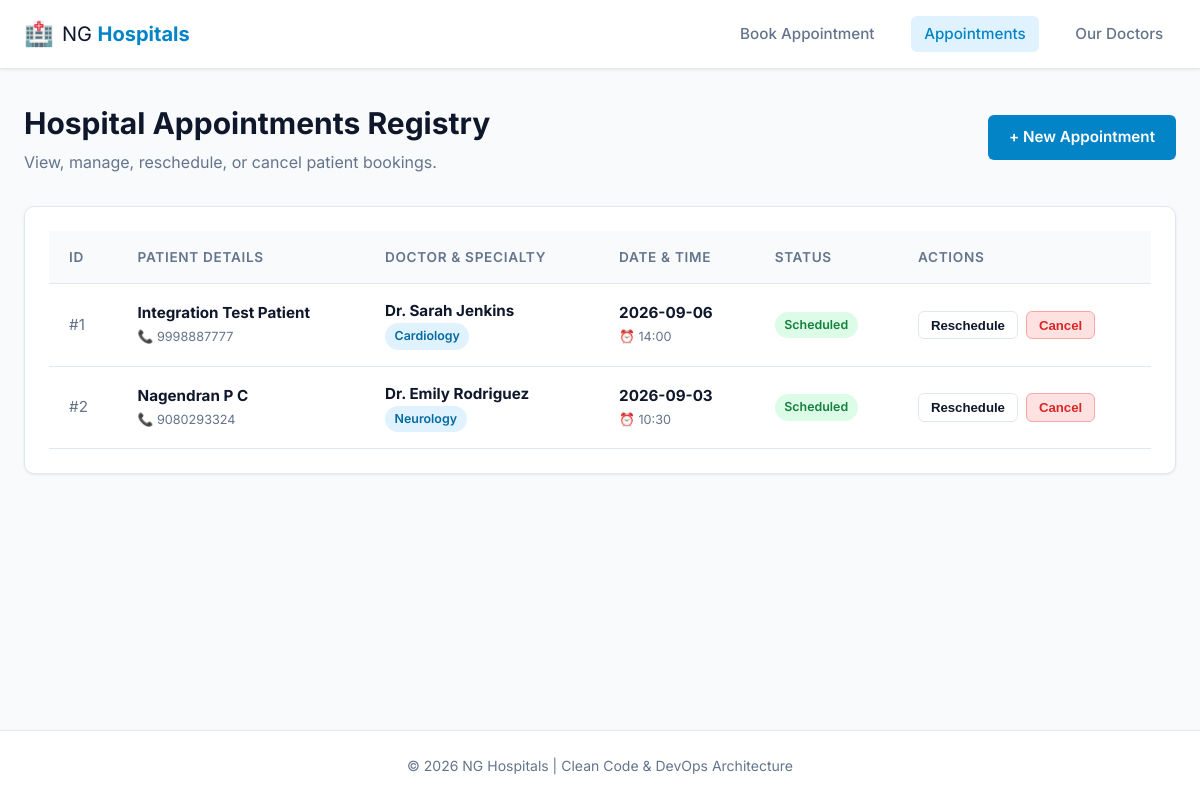
The app's page /appointments with its own data.
### tables this page shows
CREATE TABLE appointments (
                id INTEGER PRIMARY KEY AUTOINCREMENT,
                patient_name TEXT NOT NULL,
                patient_phone TEXT NOT NULL,
                doctor_id INTEGER NOT NULL,
                appointment_date TEXT NOT NULL,
                time_slot TEXT NOT NULL,
                status TEXT NOT NULL DEFAULT 'SCHEDULED',
                created_at TIMESTAMP DEFAULT CURRENT_TIMESTAMP,
                FOREIGN KEY (doctor_id) REFERENCES doctors(id)
            );

CREATE TABLE doctors (
                id INTEGER PRIMARY KEY AUTOINCREMENT,
                name TEXT NOT NULL,
                specialization TEXT NOT NULL,
                department TEXT NOT NULL,
                contact_email TEXT
            );

### app.py (the view)
@app.route("/appointments")
def view_appointments():
    appointments = service.get_all_appointments()
    doctors = service.get_all_doctors()
    return render_template("appointments.html", appointments=appointments, doctors=doctors)

### appointment_service.py (called while the page is built)
def get_all_doctors(db_path: Optional[str] = None) -> List[Doctor]:
    with get_db_connection(db_path) as conn:
        cursor = conn.cursor()
        cursor.execute("SELECT id, name, specialization, department, contact_email FROM doctors ORDER BY name ASC")
        rows = cursor.fetchall()
        return [
            Doctor(
                id=row["id"],
                name=row["name"],
                specialization=row["specialization"],
                department=row["department"],
                contact_email=row["contact_email"] or "",
            )
            for row in rows
        ]

### database.py (called while the page is built)
def get_database_path(custom_path: str | None = None) -> str:
    if custom_path:
        return custom_path
    try:
        from flask import current_app, has_app_context
        if has_app_context() and current_app.config.get("DATABASE_PATH"):
            return current_app.config["DATABASE_PATH"]
    except ImportError:
        pass
    base_dir = os.path.dirname(os.path.abspath(__file__))
    return os.path.join(base_dir, DATABASE_FILENAME)

@contextmanager
def get_db_connection(db_path: str | None = None) -> Generator[sqlite3.Connection, None, None]:
    connection = sqlite3.connect(get_database_path(db_path))
    connection.row_factory = sqlite3.Row
    try:
        yield connection
        connection.commit()
    except Exception:
        connection.rollback()
        raise
    finally:
        connection.close()

### templates/appointments.html (shortened to what this page needs)
{% extends "base.html" %}
{% block content %}
<div class="page-header d-flex-between">
    <div>
        <h1>Hospital Appointments Registry</h1>
        <p class="subtitle">View, manage, reschedule, or cancel patient bookings.</p>
    </div>
    <a href="{{ url_for('home') }}" class="btn btn-primary">+ New Appointment</a>
</div>
<div class="card table-card">
    {% if appointments %}
        <div class="table-responsive">
            <table class="data-table">
                <thead>
                    <tr>
                        <th>ID</th>
                        <th>Patient Details</th>
                        <th>Doctor & Specialty</th>
                        <th>Date & Time</th>
                        <th>Status</th>
                        <th>Actions</th>
                    </tr>
                </thead>
                <tbody>
                    {% for appt in appointments %}
                        <tr>
                            <td class="text-muted">#{{ appt.id }}</td>
                            <td>
                                <strong>{{ appt.patient_name }}</strong><br>
                                <small class="text-muted">📞 {{ appt.patient_phone }}</small>
                            </td>
                            <td>
                                <strong>{{ appt.doctor_name }}</strong><br>
                                <span class="badge badge-info">{{ appt.specialization }}</span>
                            </td>
                            <td>
                                <strong>{{ appt.appointment_date }}</strong><br>
                                <small class="text-muted">⏰ {{ appt.time_slot }}</small>
                            </td>
                            <td>
                                {% if appt.status.value == 'SCHEDULED' %}
                                    <span class="badge badge-success">Scheduled</span>
                                {% elif appt.status.value == 'RESCHEDULED' %}
                                    <span class="badge badge-warning">Rescheduled</span>
                                {% elif appt.status.value == 'CANCELLED' %}
                                    <span class="badge badge-danger">Cancelled</span>
                                {% else %}
                                    <span class="badge badge-secondary">{{ appt.status.value }}</span>
                                {% endif %}
                            </td>
                            <td>
                                {% if appt.status.value != 'CANCELLED' %}
                                    <div class="action-buttons">
                                        <button class="btn btn-sm btn-outline" onclick="openRescheduleModal('{{ appt.id }}', '{{ appt.doctor_id }}', '{{ appt.appointment_date }}', '{{ appt.time_slot }}')">Reschedule</button>
                                        <form action="{{ url_for('cancel', appointment_id=appt.id) }}" method="POST" onsubmit="return confirm('Are you sure you want to cancel this appointment?');" style="display:inline;">
                                            <button type="submit" class="btn btn-sm btn-danger">Cancel</button>
                                        </form>
                                    </div>
                                {% else %}
                                    <span class="text-muted italic">No actions available</span>
                                {% endif %}
                            </td>
                        </tr>
                    {% endfor %}
                </tbody>
            </table>
        </div>
    {% endif %}
</div>
{% endblock %}

### templates/base.html (shortened to what this page needs)
<!DOCTYPE html>
<html lang="en">
<head>
    <link rel="stylesheet" href="{{ url_for('static', filename='css/style.css') }}">
</head>
<body>
    <header class="navbar">
        <div class="nav-container">
            <a href="{{ url_for('home') }}" class="logo">
                <span class="logo-icon">🏥</span>
                <span class="logo-text">NG <strong>Hospitals</strong></span>
            </a>
            <nav class="nav-links">
                <a href="{{ url_for('home') }}" class="nav-link {% if request.endpoint == 'home' %}active{% endif %}">Book Appointment</a>
                <a href="{{ url_for('view_appointments') }}" class="nav-link {% if request.endpoint == 'view_appointments' %}active{% endif %}">Appointments</a>
                <a href="{{ url_for('view_doctors') }}" class="nav-link {% if request.endpoint == 'view_doctors' %}active{% endif %}">Our Doctors</a>
            </nav>
        </div>
    </header>
    <main class="main-container">
        {% block content %}{% endblock %}
    </main>
    <footer class="footer">
        <div class="footer-container">
            <p>&copy; 2026 NG Hospitals | Clean Code & DevOps Architecture</p>
        </div>
    </footer>
</body>
</html>

### static/css/style.css (style rules this page uses)
:root { --primary: #0284c7; --primary-hover: #0369a1; --primary-light: #e0f2fe; --secondary: #64748b; --success: #16a34a; --success-light: #dcfce7; --warning: #d97706; --warning-light: #fef3c7; --danger: #dc2626; --danger-light: #fee2e2; --background: #f8fafc; --surface: #ffffff; --text-main: #0f172a; --text-muted: #64748b; --border: #e2e8f0; --radius-sm: 6px; --radius-md: 10px; --radius-lg: 14px; --shadow-sm: 0 1px 3px rgba(0,0,0,0.08); --shadow-md: 0 4px 6px -1px rgba(0,0,0,0.1), 0 2px 4px -2px rgba(0,0,0,0.06); --shadow-lg: 0 10px 15px -3px rgba(0,0,0,0.1), 0 4px 6px -4px rgba(0,0,0,0.05); }
* { box-sizing: border-box; margin: 0; padding: 0; }
body { font-family: 'Inter', -apple-system, BlinkMacSystemFont, 'Segoe UI', Roboto, sans-serif; background-color: var(--background); color: var(--text-main); line-height: 1.5; display: flex; flex-direction: column; min-height: 100vh; }
.navbar { background: var(--surface); border-bottom: 1px solid var(--border); position: sticky; top: 0; z-index: 100; box-shadow: var(--shadow-sm); }
.nav-container { max-width: 1200px; margin: 0 auto; padding: 1rem 1.5rem; display: flex; justify-content: space-between; align-items: center; }
.logo { display: flex; align-items: center; gap: 0.5rem; text-decoration: none; color: var(--text-main); font-size: 1.25rem; }
.logo-icon { font-size: 1.5rem; }
.logo-text strong { color: var(--primary); }
.nav-links { display: flex; gap: 1.5rem; }
.nav-link { text-decoration: none; color: var(--text-muted); font-weight: 500; font-size: 0.95rem; padding: 0.4rem 0.8rem; border-radius: var(--radius-sm); transition: all 0.2s ease; }
.nav-link:hover, .nav-link.active { color: var(--primary); background: var(--primary-light); }
.main-container { max-width: 1200px; margin: 2rem auto; padding: 0 1.5rem; flex: 1; width: 100%; }
.page-header { margin-bottom: 2rem; }
.page-header h1 { font-size: 1.875rem; font-weight: 700; color: var(--text-main); }
.page-header .subtitle { color: var(--text-muted); font-size: 1rem; margin-top: 0.25rem; }
.d-flex-between { display: flex; justify-content: space-between; align-items: center; }
.card { background: var(--surface); border-radius: var(--radius-md); border: 1px solid var(--border); padding: 1.5rem; box-shadow: var(--shadow-sm); }
.btn { display: inline-flex; align-items: center; justify-content: center; padding: 0.65rem 1.25rem; font-size: 0.95rem; font-weight: 600; border-radius: var(--radius-sm); cursor: pointer; text-decoration: none; border: 1px solid transparent; transition: all 0.2s ease; }
.btn-primary { background-color: var(--primary); color: white; }
.btn-outline { background-color: transparent; border-color: var(--border); color: var(--text-main); }
.btn-danger { background-color: var(--danger-light); color: var(--danger); border-color: #fca5a5; }
.btn-sm { padding: 0.35rem 0.75rem; font-size: 0.825rem; }
.table-responsive { overflow-x: auto; }
.data-table { width: 100%; border-collapse: collapse; text-align: left; font-size: 0.95rem; }
.data-table th, .data-table td { padding: 1rem 1.25rem; border-bottom: 1px solid var(--border); }
.data-table th { background-color: var(--background); color: var(--text-muted); font-weight: 600; font-size: 0.85rem; text-transform: uppercase; letter-spacing: 0.05em; }
.badge { display: inline-block; padding: 0.25rem 0.6rem; font-size: 0.775rem; font-weight: 600; border-radius: 9999px; }
.badge-success { background-color: var(--success-light); color: #15803d; }
.badge-info { background-color: var(--primary-light); color: #0369a1; }
.action-buttons { display: flex; gap: 0.5rem; }
.text-muted { color: var(--text-muted); }
.footer { background: var(--surface); border-top: 1px solid var(--border); padding: 1.5rem 0; margin-top: auto; }
.footer-container { max-width: 1200px; margin: 0 auto; padding: 0 1.5rem; text-align: center; color: var(--text-muted); font-size: 0.875rem; }

### records on screen
appointments: id "1", patient_name "Integration Test Patient", patient_phone "9998887777", doctor_name "Dr. Sarah Jenkins", specialization "Cardiology", appointment_date "2026-09-06", time_slot "14:00", status "Scheduled"
appointments: id "2", patient_name "Nagendran P C", patient_phone "9080293324", doctor_name "Dr. Emily Rodriguez", specialization "Neurology", appointment_date "2026-09-03", time_slot "10:30", status "Scheduled"
